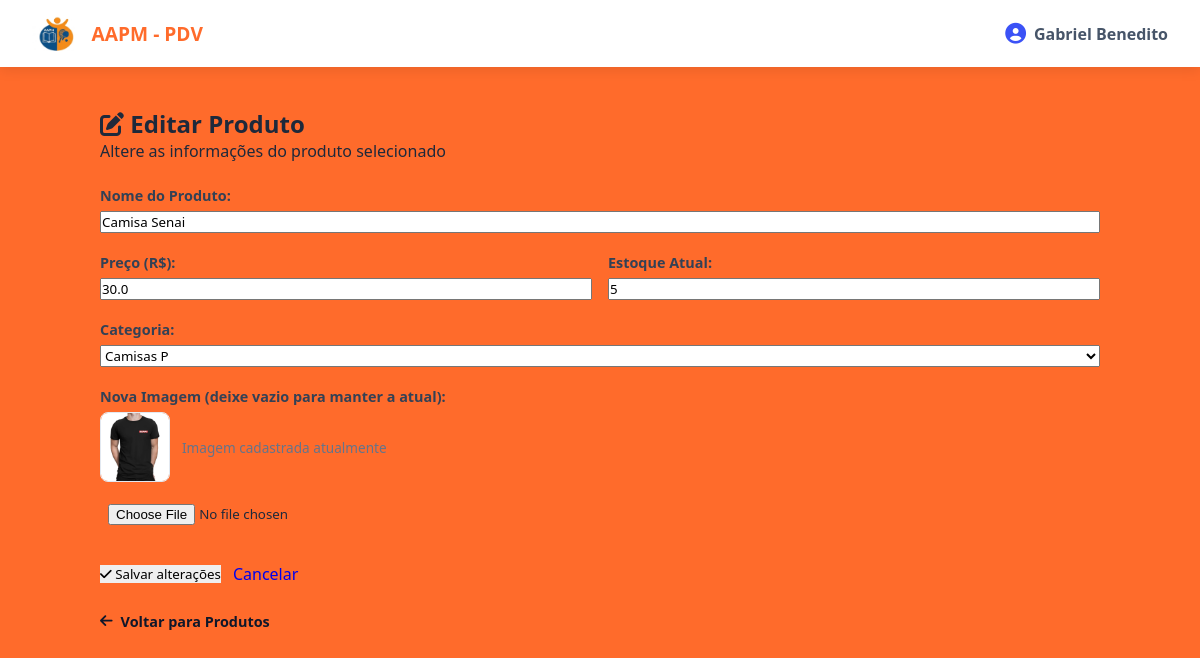
The page /produtos/1/editar (signed in) on the database its author committed.
### app/models/produto.py (models this page shows, shortened)
class Produto(Base):
    __tablename__ = "produtos"
    id = Column(Integer, primary_key=True, autoincrement=True, index=True)
    nome = Column(String(150), nullable=False, index=True)
    preco = Column(Float, nullable=False, default=0.0)
    estoque_atual = Column(Integer, nullable=False, default=0)
    ativo = Column(Boolean, default=True)
    imagem_path = Column(String(255), nullable=True)
    categoria_id = Column(Integer, ForeignKey("categorias.id", ondelete="SET NULL"), nullable=True )
    categoria = relationship("Categoria", back_populates="produtos")

### app/controllers/produto_controller.py (the view)
@router.get("/{produto_id}/editar")
def form_editar_produto(
    produto_id: int,
    request: Request,
    db: Session = Depends(get_db),
    admin = Depends(get_admin)
):
    editando   = db.query(Produto).filter(Produto.id == produto_id).first()
    categorias = db.query(Categoria).filter(Categoria.ativo == True).all()
    if not editando:
        return RedirectResponse(url="/produtos", status_code=302)
    return templates.TemplateResponse(
        request,
        "produtos/editar.html",  # ALTERADO: chama a página completa com base.html
        {
            "request":    request,
            "usuario":    admin,
            "editando":   editando,
            "categorias": categorias
        }
    )

### app/templates/produtos/editar.html (shortened to what this page needs)
{% extends "base.html" %}
{% block content %}
<div class="page-card header-card">
    <div class="title-group">
        <h2><i class="fa-solid fa-pen-to-square"></i> Editar Produto</h2>
        <p>Altere as informações do produto selecionado</p>
    </div>
</div>
<div class="page-card">
    {% include "produtos/form.html" %}
</div>
<div>
    <a href="/produtos" style="text-decoration: none; color: #0f172a; font-weight: 600; font-size: 0.9rem; display: inline-flex; align-items: center; gap: 8px;">
        <i class="fa-solid fa-arrow-left"></i> Voltar para Produtos
    </a>
</div>
{% endblock %}

### app/templates/produtos/form.html (shortened to what this page needs)
<form action="{{ '/produtos/' + editando.id|string + '/editar' if editando else '/produtos/novo' }}"
      method="post"
      enctype="multipart/form-data"
      style="display: flex; flex-direction: column; gap: 20px;">
    <div style="display: flex; flex-direction: column; gap: 6px;">
        <label style="font-weight: 600; color: #334155; font-size: 0.9rem;">Nome do Produto:</label>
        <input type="text"
               name="nome"
               class="input-control"
               placeholder="Ex: Camiseta Universitária"
               value="{{ editando.nome if editando else (valores.nome if valores else '') }}"
               required>
    </div>
    <div style="display: grid; grid-template-columns: 1fr 1fr; gap: 16px;">
        <div style="display: flex; flex-direction: column; gap: 6px;">
            <label style="font-weight: 600; color: #334155; font-size: 0.9rem;">Preço (R$):</label>
            <input type="number"
                   name="preco"
                   step="0.01"
                   min="0"
                   class="input-control"
                   placeholder="0,00"
                   value="{{ editando.preco if editando else (valores.preco if valores else '0.00') }}"
                   required>
        </div>
        <div style="display: flex; flex-direction: column; gap: 6px;">
            <label style="font-weight: 600; color: #334155; font-size: 0.9rem;">Estoque Atual:</label>
            <input type="number"
                   name="estoque_atual"
                   min="0"
                   class="input-control"
                   placeholder="0"
                   value="{{ editando.estoque_atual if editando else (valores.estoque_atual if valores else '0') }}"
                   required>
        </div>
    </div>
    <div style="display: flex; flex-direction: column; gap: 6px;">
        <label style="font-weight: 600; color: #334155; font-size: 0.9rem;">Categoria:</label>
        <select name="categoria_id" class="select-control" style="width: 100%;">
            {% for c in categorias %}
                <option value="{{ c.id }}"
                    {{ 'selected' if (editando and editando.categoria_id == c.id) or (valores and valores.categoria_id == c.id) else '' }}>
                    {{ c.nome }}
                </option>
            {% endfor %}
        </select>
    </div>
    <div style="display: flex; flex-direction: column; gap: 6px;">
        <label style="font-weight: 600; color: #334155; font-size: 0.9rem;">
            {{ "Nova Imagem (deixe vazio para manter a atual):" if editando else "Imagem do Produto:" }}
        </label>
        {% if editando and editando.imagem_path %}
            <div style="margin-bottom: 8px; display: flex; align-items: center; gap: 12px;">
                <img src="/static/{{ editando.imagem_path }}"
                     alt="{{ editando.nome }}"
                     style="width: 70px; height: 70px; border-radius: 8px; object-fit: cover; border: 1px solid #e2e8f0;">
                <span style="font-size: 0.85rem; color: #64748b;">Imagem cadastrada atualmente</span>
            </div>
        {% endif %}
        <input type="file"
               name="imagem"
               accept=".jpg,.jpeg,.png,.webp"
               class="input-control"
               style="padding: 8px;">
    </div>
    <div style="display: flex; align-items: center; gap: 12px; margin-top: 10px;">
        <button type="submit" class="btn-primary" style="cursor: pointer; border: none;">
            <i class="fa-solid fa-check"></i> {{ "Salvar alterações" if editando else "Criar produto" }}
        </button>
        <a href="/produtos" class="btn-secondary" style="text-decoration: none; display: inline-flex; align-items: center;">
            Cancelar
        </a>
    </div>
</form>

### app/static/CSS/style.css (style rules this page uses)
* { margin: 0; padding: 0; box-sizing: border-box; font-family: 'Segoe UI', Tahoma, Geneva, Verdana, sans-serif; }
body { background-color: #ff6b2b; color: #1e293b; min-height: 100vh; display: flex; flex-direction: column; }

### rows shown on the page
Produto: nome "Camisa Senai", preco "30.0", estoque_atual "5", imagem_path (picture)

### other values the page prints
{{ usuario.nome if usuario else 'Usuário' }} "Gabriel Benedito"
{{ "Salvar alterações" if editando else "Criar produto" }} "Salvar alterações"
form field categoria_id "Camisas P"
